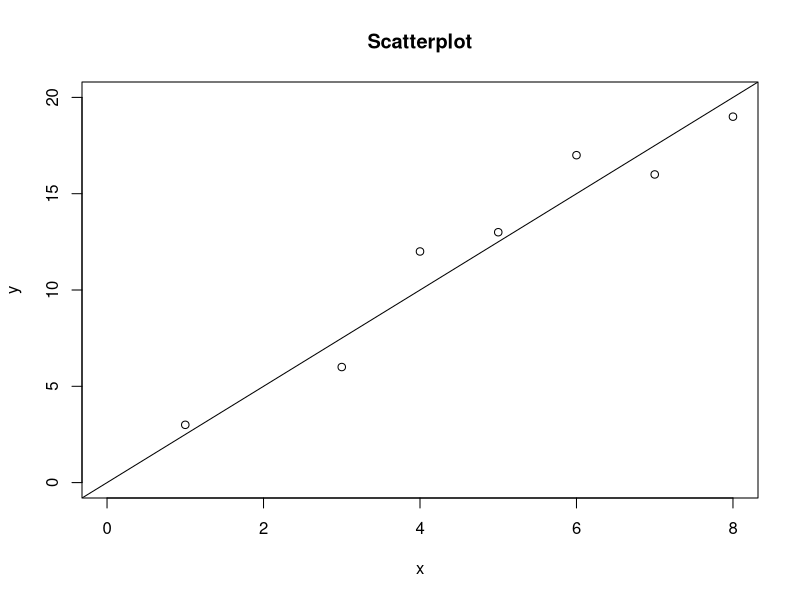

The R script that drew this image:
## ---- chunk 1
knitr::opts_chunk$set(echo = TRUE)
## ---- chunk 2
x <- c(1,3,4,5,6,7,8)
y <- c(3,6,12,13,17,16,19)
fit <- lm(y ~ x+0)
fit$coef
## ---- chunk 3
plot(x, y, xlim=c(0,8), ylim=c(0,20),
    main="Scatterplot",
    xlab="x",
    ylab="y")
abline(a=0,b=fit$coeff)
## ---- chunk 4
e <- y - fit$coeff *x
res<- data.frame(x=x,y=y,e=e)
knitr::kable(res,format = "markdown")
## ---- chunk 5
sum(e)
## ---- chunk 6
x <- c(1.4,1.6,1.6,2,2,2.4,2.4,2.6)
y <- c(201,169,209,185,185,241,201,249)
fit <- lm(y ~ x)
summary(fit)
fit
## ---- chunk 7


### (a)
SXX = sum( (x-mean(x))^2 )
SXY = sum( (x-mean(x)) * (y-mean(y)) )
beta1.hat = SXY/SXX
beta0.hat = mean(y) - beta1.hat * mean(x) 
e = y - (beta0.hat + beta1.hat * x)
n = length(y)
s2_e <- sum(e^2)/(n-2)
SXX
SXY
s2_e

## ---- chunk 8
anova(fit)
## ---- chunk 9
x = c(4,6,6,9,12,4,4,8,9,8)
y = c(254,330,310,384,398,350,390,442,480,422)

### (a)
SXX = sum( (x-mean(x))^2 )
SXY = sum( (x-mean(x)) * (y-mean(y)) )
beta1.hat = SXY/SXX
beta0.hat = mean(y) - beta1.hat * mean(x) 
e = y - (beta0.hat + beta1.hat * x)
n = length(y)
s2_e <- sum(e^2)/(n-2)
beta1.hat
beta0.hat
e
s2_e
sum(e^2)
n
### (b)
#2 * (1 - pt( abs( beta1.hat/sqrt(s2_e/SXX ) ), n-2 ))

# use R function
#summary(fit)
#summary(fit)$coefficients[2, 4]

### (c)
#1 -  pt( (beta1.hat - 4)/sqrt(s2_e/SXX ), n-2 )
